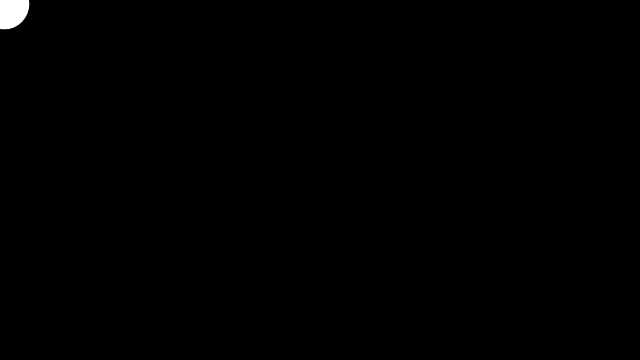
Frame 1 (no input)
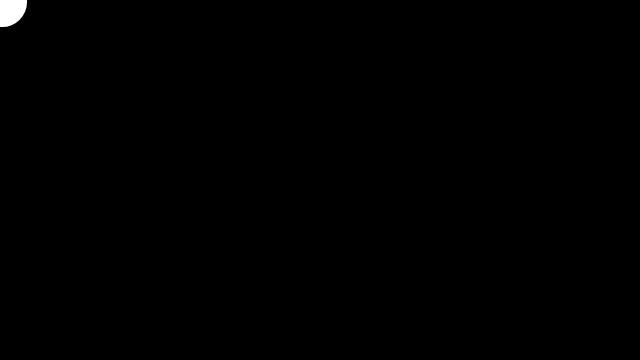
Frame 60 (no input)
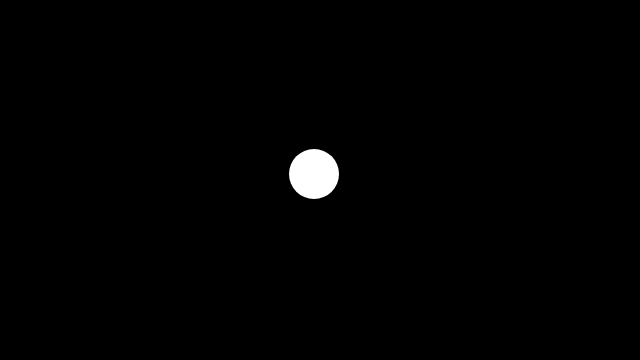
Frame 120 (the mouse pressed at the canvas centre since frame 60)

The p5.js sketch that drew these frames (run headless with seeded random() and noise() and a simulated clock; from frame 60 on, the mouse is pressed at the canvas centre):

// p5.js sketch
// ── sketch.js
function setup() {
	// create a place to draw
	createCanvas(640, 360);
	noStroke();
}

function draw() {
	// clear the background
	background(0, 0, 0);

	// set a fill color
	fill(255, 255, 255);

	// draw the ellipse
	var x = random(-10, 10);
	ellipse(mouseX + x, mouseY + x, 50, 50);
}
